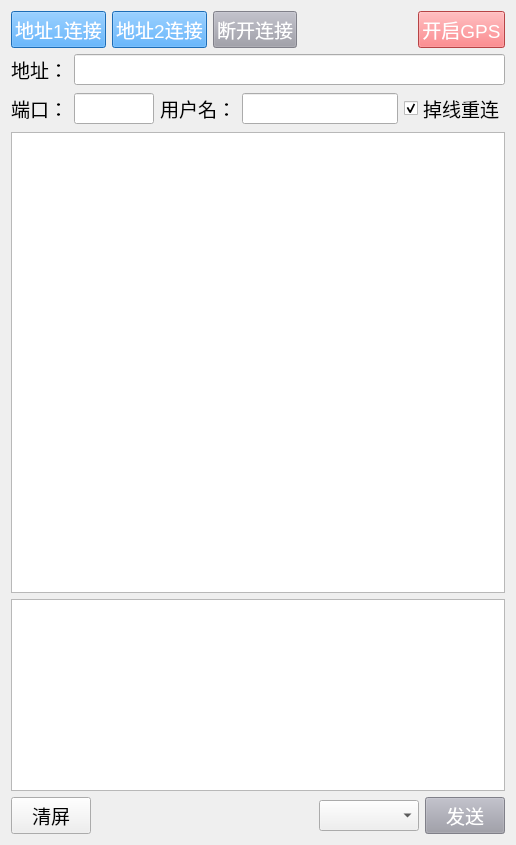
<?xml version="1.0" encoding="UTF-8"?>
<ui version="4.0">
 <class>MainWindow</class>
 <widget class="QMainWindow" name="MainWindow">
  <property name="geometry">
   <rect>
    <x>0</x>
    <y>0</y>
    <width>516</width>
    <height>845</height>
   </rect>
  </property>
  <property name="windowTitle">
   <string>MainWindow</string>
  </property>
  <property name="styleSheet">
   <string notr="true"/>
  </property>
  <widget class="QWidget" name="centralWidget">
   <layout class="QVBoxLayout" name="verticalLayout">
    <item>
     <layout class="QHBoxLayout" name="horizontalLayout">
      <item>
       <widget class="QPushButton" name="_button_addressOneConnect">
        <property name="font">
         <font>
          <pointsize>14</pointsize>
         </font>
        </property>
        <property name="styleSheet">
         <string notr="true">background-color: rgb(39, 151, 255);
color: rgb(255, 255, 255)</string>
        </property>
        <property name="text">
         <string>地址1连接</string>
        </property>
       </widget>
      </item>
      <item>
       <widget class="QPushButton" name="_button_addressTwoConnect">
        <property name="font">
         <font>
          <pointsize>14</pointsize>
         </font>
        </property>
        <property name="styleSheet">
         <string notr="true">background-color: rgb(39, 151, 255);
color: rgb(255, 255, 255)</string>
        </property>
        <property name="text">
         <string>地址2连接</string>
        </property>
       </widget>
      </item>
      <item>
       <widget class="QPushButton" name="_button_disconnect">
        <property name="enabled">
         <bool>false</bool>
        </property>
        <property name="font">
         <font>
          <pointsize>14</pointsize>
         </font>
        </property>
        <property name="styleSheet">
         <string notr="true">background-color: rgb(156, 156, 167); 
color: rgb(255, 255, 255)</string>
        </property>
        <property name="text">
         <string>断开连接</string>
        </property>
        <property name="checkable">
         <bool>false</bool>
        </property>
       </widget>
      </item>
      <item>
       <spacer name="horizontalSpacer">
        <property name="orientation">
         <enum>Qt::Horizontal</enum>
        </property>
        <property name="sizeHint" stdset="0">
         <size>
          <width>40</width>
          <height>20</height>
         </size>
        </property>
       </spacer>
      </item>
      <item>
       <widget class="QPushButton" name="_button_refetchGPS">
        <property name="font">
         <font>
          <pointsize>14</pointsize>
         </font>
        </property>
        <property name="styleSheet">
         <string notr="true">background-color: rgb(255, 94, 97);
color: rgb(255, 255, 255); </string>
        </property>
        <property name="text">
         <string>开启GPS</string>
        </property>
       </widget>
      </item>
     </layout>
    </item>
    <item>
     <layout class="QHBoxLayout" name="horizontalLayout_2">
      <item>
       <widget class="QLabel" name="_label_address">
        <property name="font">
         <font>
          <pointsize>14</pointsize>
         </font>
        </property>
        <property name="text">
         <string>地址：</string>
        </property>
       </widget>
      </item>
      <item>
       <widget class="QLineEdit" name="_lineEdit_address">
        <property name="font">
         <font>
          <pointsize>14</pointsize>
         </font>
        </property>
        <property name="readOnly">
         <bool>true</bool>
        </property>
       </widget>
      </item>
     </layout>
    </item>
    <item>
     <layout class="QHBoxLayout" name="horizontalLayout_4">
      <item>
       <widget class="QLabel" name="_label_port">
        <property name="font">
         <font>
          <pointsize>14</pointsize>
         </font>
        </property>
        <property name="text">
         <string>端口：</string>
        </property>
       </widget>
      </item>
      <item>
       <widget class="QLineEdit" name="_lineEdit_port">
        <property name="minimumSize">
         <size>
          <width>80</width>
          <height>0</height>
         </size>
        </property>
        <property name="maximumSize">
         <size>
          <width>80</width>
          <height>16777215</height>
         </size>
        </property>
        <property name="font">
         <font>
          <pointsize>14</pointsize>
         </font>
        </property>
        <property name="readOnly">
         <bool>true</bool>
        </property>
       </widget>
      </item>
      <item>
       <widget class="QLabel" name="_label_userName">
        <property name="font">
         <font>
          <pointsize>14</pointsize>
         </font>
        </property>
        <property name="text">
         <string>用户名：</string>
        </property>
       </widget>
      </item>
      <item>
       <widget class="QLineEdit" name="_lineEdit_userName">
        <property name="font">
         <font>
          <pointsize>14</pointsize>
         </font>
        </property>
        <property name="readOnly">
         <bool>false</bool>
        </property>
       </widget>
      </item>
      <item>
       <widget class="QCheckBox" name="_checkBox_IsAutoReconnect">
        <property name="font">
         <font>
          <pointsize>14</pointsize>
         </font>
        </property>
        <property name="text">
         <string>掉线重连</string>
        </property>
        <property name="checked">
         <bool>true</bool>
        </property>
       </widget>
      </item>
     </layout>
    </item>
    <item>
     <layout class="QGridLayout" name="gridLayout" rowstretch="5,0">
      <item row="1" column="0">
       <widget class="QTextEdit" name="_textEdit_messageEditor">
        <property name="font">
         <font>
          <pointsize>14</pointsize>
         </font>
        </property>
       </widget>
      </item>
      <item row="0" column="0">
       <widget class="QTextBrowser" name="textBrowser">
        <property name="font">
         <font>
          <pointsize>14</pointsize>
         </font>
        </property>
       </widget>
      </item>
     </layout>
    </item>
    <item>
     <layout class="QHBoxLayout" name="horizontalLayout_3">
      <item>
       <widget class="QPushButton" name="_button_clearBrower">
        <property name="font">
         <font>
          <pointsize>14</pointsize>
         </font>
        </property>
        <property name="text">
         <string>清屏</string>
        </property>
       </widget>
      </item>
      <item>
       <spacer name="horizontalSpacer_2">
        <property name="orientation">
         <enum>Qt::Horizontal</enum>
        </property>
        <property name="sizeHint" stdset="0">
         <size>
          <width>40</width>
          <height>20</height>
         </size>
        </property>
       </spacer>
      </item>
      <item>
       <widget class="QComboBox" name="_comboBox_messageType">
        <property name="font">
         <font>
          <pointsize>14</pointsize>
         </font>
        </property>
       </widget>
      </item>
      <item>
       <widget class="QPushButton" name="_button_sendMessage">
        <property name="enabled">
         <bool>false</bool>
        </property>
        <property name="font">
         <font>
          <pointsize>14</pointsize>
         </font>
        </property>
        <property name="styleSheet">
         <string notr="true">background-color: rgb(156, 156, 167); 
color: rgb(255, 255, 255)</string>
        </property>
        <property name="text">
         <string>发送</string>
        </property>
        <property name="flat">
         <bool>false</bool>
        </property>
       </widget>
      </item>
     </layout>
    </item>
   </layout>
  </widget>
 </widget>
 <layoutdefault spacing="6" margin="11"/>
 <resources/>
 <connections/>
</ui>
